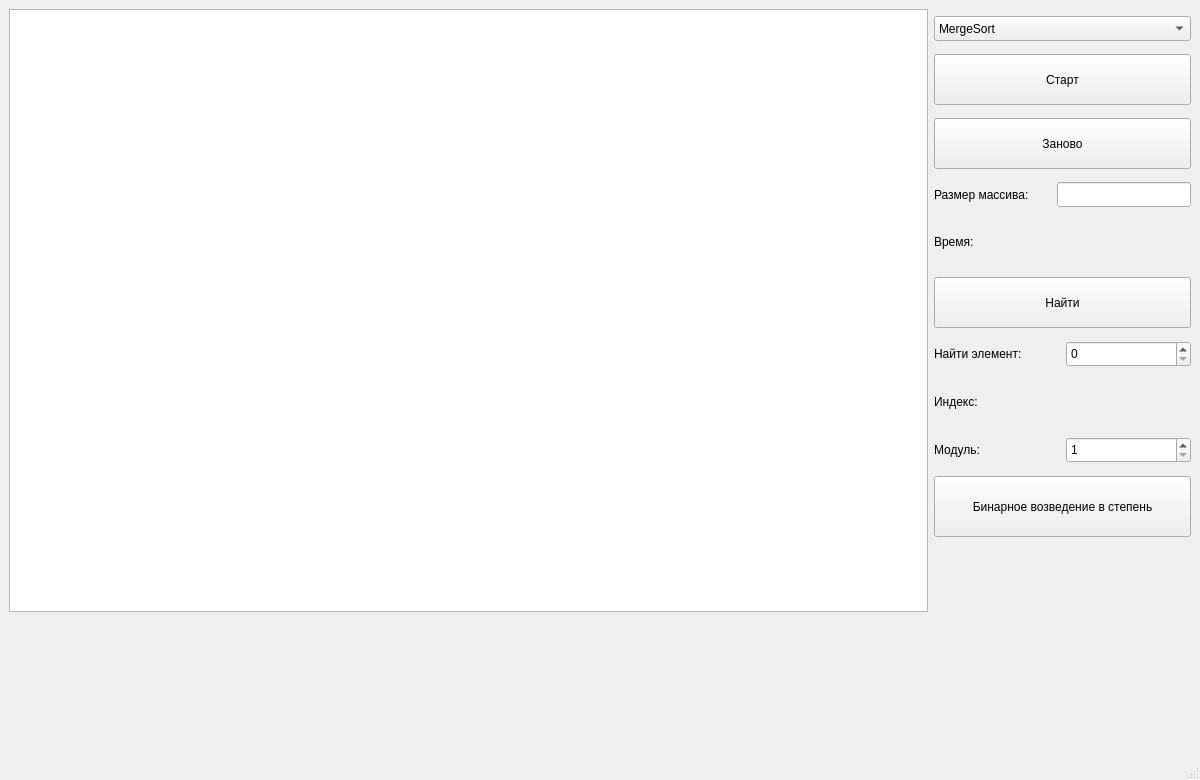
<?xml version="1.0" encoding="UTF-8"?>
<ui version="4.0">
 <class>MainWindow</class>
 <widget class="QMainWindow" name="MainWindow">
  <property name="geometry">
   <rect>
    <x>0</x>
    <y>0</y>
    <width>1200</width>
    <height>780</height>
   </rect>
  </property>
  <property name="sizePolicy">
   <sizepolicy hsizetype="Preferred" vsizetype="Preferred">
    <horstretch>0</horstretch>
    <verstretch>0</verstretch>
   </sizepolicy>
  </property>
  <property name="minimumSize">
   <size>
    <width>1196</width>
    <height>780</height>
   </size>
  </property>
  <property name="maximumSize">
   <size>
    <width>999999</width>
    <height>999999</height>
   </size>
  </property>
  <property name="sizeIncrement">
   <size>
    <width>1200</width>
    <height>780</height>
   </size>
  </property>
  <property name="windowTitle">
   <string>MainWindow</string>
  </property>
  <widget class="QWidget" name="centralwidget">
   <layout class="QGridLayout" name="gridLayout">
    <item row="0" column="0">
     <layout class="QVBoxLayout" name="verticalLayout_2">
      <item>
       <layout class="QHBoxLayout" name="horizontalLayout_6">
        <item>
         <widget class="QGraphicsView" name="graphicsView">
          <property name="minimumSize">
           <size>
            <width>911</width>
            <height>600</height>
           </size>
          </property>
         </widget>
        </item>
        <item>
         <layout class="QVBoxLayout" name="verticalLayout">
          <item>
           <widget class="QComboBox" name="sortBox">
            <property name="minimumSize">
             <size>
              <width>251</width>
              <height>21</height>
             </size>
            </property>
            <property name="maximumSize">
             <size>
              <width>259</width>
              <height>25</height>
             </size>
            </property>
            <item>
             <property name="text">
              <string>MergeSort</string>
             </property>
            </item>
            <item>
             <property name="text">
              <string>QuickSort</string>
             </property>
            </item>
            <item>
             <property name="text">
              <string>HeapSort</string>
             </property>
            </item>
            <item>
             <property name="text">
              <string>Interpolation Sort</string>
             </property>
            </item>
           </widget>
          </item>
          <item>
           <widget class="QPushButton" name="sort">
            <property name="minimumSize">
             <size>
              <width>251</width>
              <height>51</height>
             </size>
            </property>
            <property name="maximumSize">
             <size>
              <width>259</width>
              <height>51</height>
             </size>
            </property>
            <property name="text">
             <string>Старт</string>
            </property>
           </widget>
          </item>
          <item>
           <widget class="QPushButton" name="restart">
            <property name="minimumSize">
             <size>
              <width>251</width>
              <height>51</height>
             </size>
            </property>
            <property name="maximumSize">
             <size>
              <width>259</width>
              <height>51</height>
             </size>
            </property>
            <property name="text">
             <string>Заново</string>
            </property>
           </widget>
          </item>
          <item>
           <layout class="QHBoxLayout" name="horizontalLayout">
            <item>
             <widget class="QLabel" name="ArraySize">
              <property name="maximumSize">
               <size>
                <width>117</width>
                <height>44</height>
               </size>
              </property>
              <property name="text">
               <string>Размер массива:</string>
              </property>
             </widget>
            </item>
            <item>
             <widget class="QLineEdit" name="sizeEdit">
              <property name="maximumSize">
               <size>
                <width>134</width>
                <height>25</height>
               </size>
              </property>
             </widget>
            </item>
           </layout>
          </item>
          <item>
           <layout class="QHBoxLayout" name="horizontalLayout_5">
            <item>
             <widget class="QLabel" name="Time">
              <property name="minimumSize">
               <size>
                <width>71</width>
                <height>31</height>
               </size>
              </property>
              <property name="maximumSize">
               <size>
                <width>126</width>
                <height>44</height>
               </size>
              </property>
              <property name="text">
               <string>Время:</string>
              </property>
             </widget>
            </item>
            <item>
             <widget class="QLabel" name="label">
              <property name="maximumSize">
               <size>
                <width>125</width>
                <height>44</height>
               </size>
              </property>
              <property name="text">
               <string/>
              </property>
             </widget>
            </item>
           </layout>
          </item>
          <item>
           <widget class="QPushButton" name="searchButton">
            <property name="minimumSize">
             <size>
              <width>251</width>
              <height>51</height>
             </size>
            </property>
            <property name="maximumSize">
             <size>
              <width>259</width>
              <height>51</height>
             </size>
            </property>
            <property name="text">
             <string>Найти</string>
            </property>
           </widget>
          </item>
          <item>
           <layout class="QHBoxLayout" name="horizontalLayout_2">
            <item>
             <widget class="QLabel" name="search">
              <property name="maximumSize">
               <size>
                <width>16777215</width>
                <height>44</height>
               </size>
              </property>
              <property name="text">
               <string>Найти элемент:</string>
              </property>
             </widget>
            </item>
            <item>
             <widget class="QSpinBox" name="searchEdit">
              <property name="maximumSize">
               <size>
                <width>125</width>
                <height>26</height>
               </size>
              </property>
             </widget>
            </item>
           </layout>
          </item>
          <item>
           <layout class="QHBoxLayout" name="horizontalLayout_4">
            <item>
             <widget class="QLabel" name="index">
              <property name="minimumSize">
               <size>
                <width>71</width>
                <height>31</height>
               </size>
              </property>
              <property name="maximumSize">
               <size>
                <width>126</width>
                <height>44</height>
               </size>
              </property>
              <property name="text">
               <string>Индекс:</string>
              </property>
             </widget>
            </item>
            <item>
             <widget class="QLabel" name="labelSearch">
              <property name="maximumSize">
               <size>
                <width>125</width>
                <height>44</height>
               </size>
              </property>
              <property name="text">
               <string/>
              </property>
             </widget>
            </item>
           </layout>
          </item>
          <item>
           <layout class="QHBoxLayout" name="horizontalLayout_3">
            <item>
             <widget class="QLabel" name="label_2">
              <property name="maximumSize">
               <size>
                <width>126</width>
                <height>44</height>
               </size>
              </property>
              <property name="text">
               <string>Модуль:</string>
              </property>
             </widget>
            </item>
            <item>
             <widget class="QSpinBox" name="modulNumber">
              <property name="maximumSize">
               <size>
                <width>125</width>
                <height>26</height>
               </size>
              </property>
              <property name="minimum">
               <number>1</number>
              </property>
              <property name="maximum">
               <number>100</number>
              </property>
             </widget>
            </item>
           </layout>
          </item>
          <item>
           <widget class="QPushButton" name="pushButton">
            <property name="minimumSize">
             <size>
              <width>251</width>
              <height>61</height>
             </size>
            </property>
            <property name="maximumSize">
             <size>
              <width>259</width>
              <height>61</height>
             </size>
            </property>
            <property name="text">
             <string>Бинарное возведение в степень</string>
            </property>
           </widget>
          </item>
          <item>
           <widget class="QLabel" name="labelSearchAfterBinPow">
            <property name="maximumSize">
             <size>
              <width>259</width>
              <height>46</height>
             </size>
            </property>
            <property name="text">
             <string/>
            </property>
           </widget>
          </item>
         </layout>
        </item>
       </layout>
      </item>
      <item>
       <widget class="QLabel" name="labelArray">
        <property name="minimumSize">
         <size>
          <width>1181</width>
          <height>131</height>
         </size>
        </property>
        <property name="text">
         <string/>
        </property>
        <property name="alignment">
         <set>Qt::AlignLeading|Qt::AlignLeft|Qt::AlignTop</set>
        </property>
       </widget>
      </item>
     </layout>
    </item>
   </layout>
  </widget>
  <widget class="QMenuBar" name="menubar">
   <property name="geometry">
    <rect>
     <x>0</x>
     <y>0</y>
     <width>1200</width>
     <height>22</height>
    </rect>
   </property>
  </widget>
  <widget class="QStatusBar" name="statusbar"/>
 </widget>
 <resources/>
 <connections/>
</ui>
